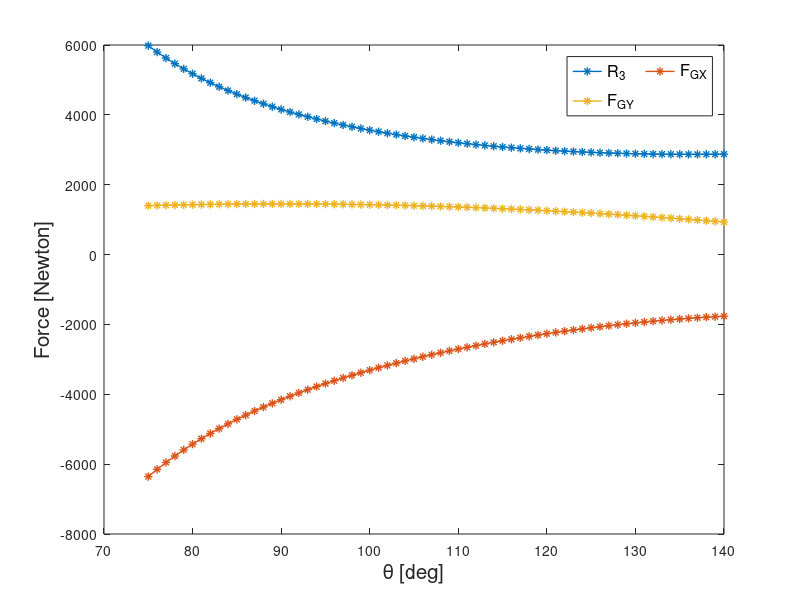
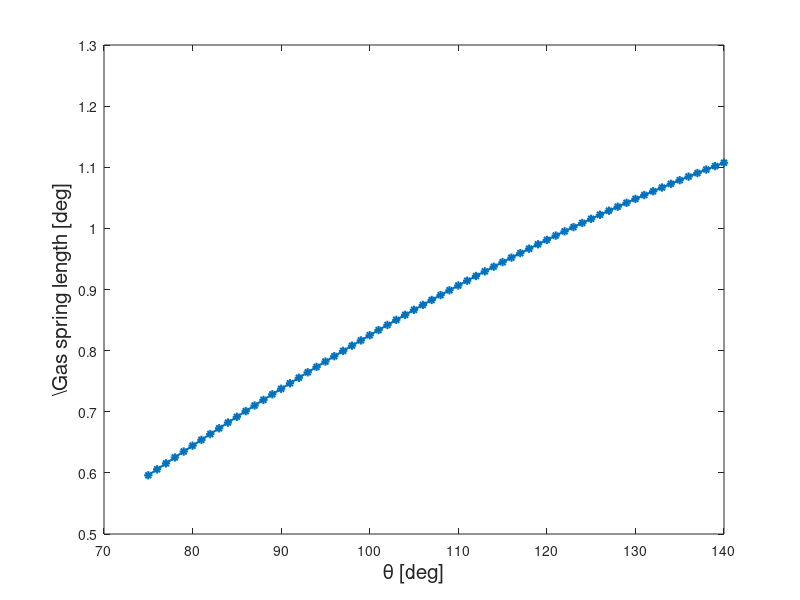
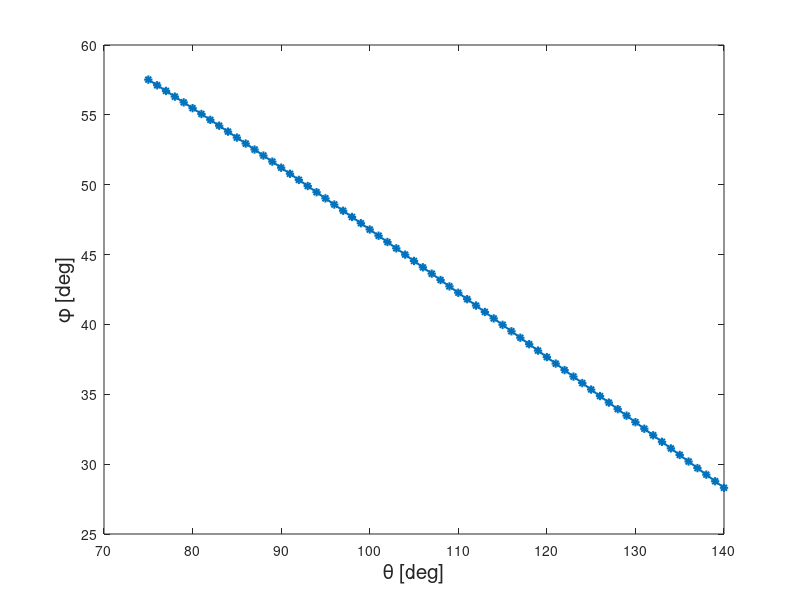
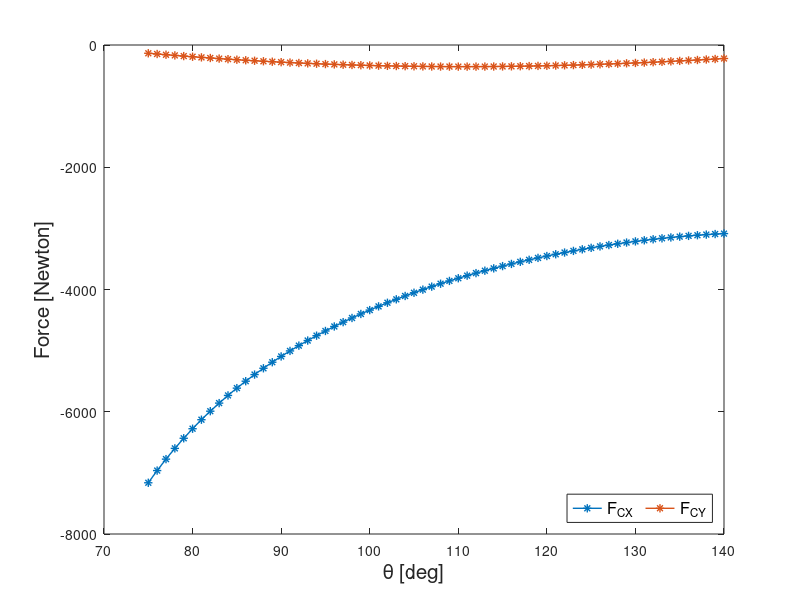

MATLAB code for these plots, in order: (Note: this script raises an error after producing the figures.)
clc
clear all
close all
%% Reaction force calculations
Link_length = 0.880;
mg = 250;
Mg = mg+1200;
Seat_offset = 0.30093;
Spring_mount_distance = 0.665;
Spring_orig_distance = 0.60978;
Spring_force = 1500;
Link_distance = 0.15207;
theta = 90+[-15:1:50];
subtend_angle = atand(110/105);
% Moment conservation about G
% Sum(M) => Link_distance x R (downward)*sine(theta-46.33) + Seat_offset x Mg
for i=1:length(theta)
    Reaction_H(i) = Seat_offset*Mg/(Link_distance*sind(theta(i)-subtend_angle));
    %Fx for top four bar connector = 0
    Force_G_X(i) = Mg*cosd(180-theta(i))-Reaction_H(i);
    %Fy for top four bar connector = 0
    Force_G_Y(i) = Mg*sind(180-theta(i));
end


figure(1)
plot(theta,Reaction_H,'*-','LineWidth',1)
hold on
plot(theta,Force_G_X,'*-','LineWidth',1)
plot(theta,Force_G_Y,'*-','LineWidth',1)
xlabel('\theta [deg]','FontSize',15);
ylabel('Force [Newton]','FontSize',15)
legend('{R_3}','F_{GX}','F_{GY}','FontSize',12,'Orientation','Horizontal','Location','northeast','NumColumns',2)
hold off
%Gas spring distances and computing instantaneous length of gas spring
Extra_angle = atand(203/575);
Instantaneous_Length_of_gas_spring = sqrt(Spring_mount_distance^2 + Spring_orig_distance^2-2*Spring_orig_distance*Spring_mount_distance*cosd(theta-Extra_angle));

figure(2)
plot(theta,Instantaneous_Length_of_gas_spring,'*-','LineWidth',1.5)
hold on
xlabel('\theta [deg]','FontSize',15);
ylabel('\Gas spring length [deg]','FontSize',15)
hold off

for i=1:length(theta)
    Phi_angle(i) = asind(Spring_orig_distance*sind(theta(i)-Extra_angle)/Instantaneous_Length_of_gas_spring(i));
end

figure(3)
plot(theta,Phi_angle,'*-','LineWidth',1.5)
hold on
xlabel('\theta [deg]','FontSize',15);
ylabel('\phi [deg]','FontSize',15)
hold off

%Internal reaction forces on the non-truss link
% Sum of force along link = 0
for i = 1:length(theta)
    Force_C_X(i) = Force_G_X(i) - Spring_force*cosd(Phi_angle(i));
    Force_C_Y(i) = Spring_force*sind(Phi_angle(i))-Force_G_Y(i);
end

figure(4)
plot(theta,Force_C_X,'*-','LineWidth',1)
hold on
plot(theta,Force_C_Y,'*-','LineWidth',1)
xlabel('\theta [deg]','FontSize',15);
ylabel('Force [Newton]','FontSize',15)
legend('F_{CX}','F_{CY}','FontSize',12,'Orientation','Horizontal','Location','southeast','NumColumns',2)
hold off

%Torque calculations
% T = mg*(L+so)-Fs*A
for i=1:length(theta)
    Torque(i) = (Mg*(Link_length*cosd(theta(i)-90)+Seat_offset)-Spring_force*Spring_mount_distance*sind(Phi_angle(i)));
    Torque1(i) = Force_G_Y(i)*Link_length-Spring_force*Spring_mount_distance*sind(Phi_angle(i));
end


%Reaction forces on A:
Lac = 0.5905;
Lad = 0.493;
for i=1:length(theta)
    Force_A_X(i) = Reaction_H(i)*cosd(theta(i)-90)+Force_C_X(i)*cosd(90-theta(i))-Force_C_Y(i)*cosd(180-theta(i));
    Force_A_Y(i) = 5000+Reaction_H(i)*sind(theta(i)-90)+Force_C_X(i)*sind(theta(i)-90)-Force_C_Y(i)*sind(180-theta(i));
    Moment_A(i) = Torque1(i)+Lac*Force_C_X(i)*sind(theta(i))+Lac*Force_C_Y(i)*sin(theta(i)-90)+Lad*Reaction_H(i)*sind(theta(i));
end




figure(5)
plot(theta,Torque,'*-','LineWidth',1)
hold on
plot(theta,Torque1,'*-','LineWidth',1)
plot(theta,Moment_A,'*-','LineWidth',1)
xlabel('\theta [deg]','FontSize',15);
ylabel('Torque [N-m]','FontSize',15)
legend('T_{theory}','T_{practical}','M_{A}','FontSize',12,'Orientation','Horizontal','Location','southeast','NumColumns',2)
hold off

figure(6)
plot(theta,Force_A_X,'*-','LineWidth',1)
hold on
plot(theta,Force_A_Y,'*-','LineWidth',1)
xlabel('\theta [deg]','FontSize',15);
ylabel('Force [N]','FontSize',15)
legend('F_{AX}','F_{AY}','FontSize',12,'Orientation','Horizontal','Location','southeast','NumColumns',2)
hold off

[stress_Cpin,pind] = pinfind(Force_C_X,Force_C_Y,3,2);             %0.9 Lx20x3
[stress_Cpin2,pind] = pinfind(Force_C_X,Force_C_Y,4,2);            %1.1 Lx20x4
[stress_Cpin1,pind] = pinfind(Force_C_X,Force_C_Y,2.0,4);          %1.8 Bx32x2.0
[stress_Cpin3,pind] = pinfind(Force_C_X,Force_C_Y,2.6,4);          %2.26 Bx32x2.6
[stress_Cpin4,pind] = pinfind(Force_C_X,Force_C_Y,3.2,4);          %2.69 Bx32x3.2
[stress_Apin,pind] = pinfind(Force_A_X,Force_A_Y,3,4);             %3mm plt
[stress_Apin2,pind] = pinfind(Force_A_X,Force_A_Y,5,4);            %5mm plt
[stress_DHpin,pind] = pinfind(Reaction_H,zeros(size(Reaction_H)),3,2);    %0.9 Lx20x3
[stress_DHpin1,pind] = pinfind(Reaction_H,zeros(size(Reaction_H)),4,2);   %1.1 Lx20x4
[stress_DHpin2,pind] = pinfind(Reaction_H,zeros(size(Reaction_H)),5,2);   %1.8 Lx25x5 
[stress_DHpin3,pind] = pinfind(Reaction_H,zeros(size(Reaction_H)),2.6,4); %2.26 Bx32x2.6

Sy = ones(size(pind))*230/6;

figure(7)
plot(pind,Sy,'LineWidth',1)
hold on
plot(pind,stress_Cpin,'LineWidth',1)
plot(pind,stress_Cpin2,'LineWidth',1)
plot(pind,stress_Cpin1,'LineWidth',1)
plot(pind,stress_Cpin3,'LineWidth',1)
plot(pind,stress_Cpin4,'LineWidth',1)
xlabel('Pin Diameter [mm]','FontSize',15);
ylabel('Stress [N/mm^{2} or MPa]','FontSize',15)
legend('\sigma_{Y}/6','\sigma_{pinG_{Lx20x3}}','\sigma_{pinG_{Lx20x4}}','\sigma_{pinG_{Bx32x2}}','\sigma_{pinG_{Bx32x2.6}}','\sigma_{pinG_{Bx32x3.2}}','FontSize',15,'Orientation','Horizontal','Location','northeast','NumColumns',3)

figure(8)
plot(pind,Sy,'LineWidth',1)
hold on
plot(pind,stress_Apin,'LineWidth',1)
plot(pind,stress_Apin2,'LineWidth',1)
xlabel('Pin Diameter [mm]','FontSize',15);
ylabel('Stress [N/mm^{2} or MPa]','FontSize',15)
legend('\sigma_{Y}/6','\sigma_{pinA_{3mm-plt}}','\sigma_{pinA_{5mm-plt}}','FontSize',15,'Orientation','Horizontal','Location','northeast','NumColumns',3)

figure(9)
plot(pind,Sy,'LineWidth',1)
hold on
plot(pind,stress_DHpin,'LineWidth',1)
plot(pind,stress_DHpin1,'LineWidth',1)
plot(pind,stress_DHpin2,'LineWidth',1)
plot(pind,stress_DHpin3,'LineWidth',1)
xlabel('Pin Diameter [mm]','FontSize',15);
ylabel('Stress [N/mm^{2} or MPa]','FontSize',15)
legend('\sigma_{Y}/6','\sigma_{pinDH_{Lx20x3}}','\sigma_{pinDH_{Lx20x4}}','\sigma_{pinDH_{Lx25x5}}','\sigma_{pinDH_{Bx32x2.6}}','FontSize',15,'Orientation','Horizontal','Location','northeast','NumColumns',3)

A_DH = [1.12,1.45,2.16,2.25,2.88];    % L20x3, L20x4, L25x5               
A_CG = [1.12,1.45,2.30,2.88,3.42];
A_AC = [12.2,8.65,9.55,10.1,8.64];    % MCP100, L 90 x 60 x 6, L 100 x 65 x 6, L 100 x 75 x 6, Box 96 x 48 x 3.20, 
for i=1:length(A_DH)
[stress_DH(i,:),Uy,mass_DH(i)] = vonmises(Reaction_H,zeros(size(Reaction_H)),A_DH(i),'MS');   %0.9 Lx20x3
end

for i=1:length(A_CG)
[stress_CG(i,:),Uy,mass_CG(i)] = vonmises(Force_C_X,Force_C_Y,A_CG(i),'MS');
end

for i=1:length(A_AC)
[stress_AC(i,:),Uy,mass_AC(i)] = vonmises(Force_A_X,Force_A_Y,A_AC(i),'MS');
end

mass_DH = mass_DH*0.950;
mass_CG = mass_CG*0.950;
mass_AC = mass_AC*0.60;

figure(10)
plot(mass_DH,62.5*ones(size(A_DH)),'LineWidth',1)
hold on
plot(mass_DH,36.25*ones(size(A_DH)),'LineWidth',1)
plot(mass_DH,stress_DH,'LineWidth',1)
xlabel('Mass [Kg]','FontSize',15);
ylabel('Stress [MPa]','FontSize',15)
legend('\sigma_{Axial_{MS}}/4','\sigma_{shear_{MS}}/4','\sigma_{Axial_{DH}}','\sigma_{Shear_{DH}}','FontSize',15,'Orientation','Horizontal','Location','northeast','NumColumns',3)


figure(11)
plot(mass_CG,62.5*ones(size(A_CG)),'LineWidth',1)
hold on
plot(mass_CG,36.25*ones(size(A_CG)),'LineWidth',1)
plot(mass_CG,stress_CG,'LineWidth',1)
xlabel('Mass [Kg]','FontSize',15);
ylabel('Stress [MPa]','FontSize',15)
legend('\sigma_{Axial_{MS}}/4','\sigma_{shear_{MS}}/4','\sigma_{Axial_{CG}}','\sigma_{Shear_{CG}}','FontSize',15,'Orientation','Horizontal','Location','northeast','NumColumns',3)

figure(12)
plot(mass_AC,Uy*ones(size(A_AC)),'LineWidth',1)
hold on
plot(mass_AC,36.25*ones(size(A_AC)),'LineWidth',1)
plot(mass_AC,stress_AC,'LineWidth',1)
xlabel('Mass [Kg]','FontSize',15);
ylabel('Stress [MPa]','FontSize',15)
legend('\sigma_{Axial_{MS}}/4','\sigma_{shear_{MS}}/4','\sigma_{Axial_{AC}}','\sigma_{Shear_{AC}}','FontSize',15,'Orientation','Horizontal','Location','northeast','NumColumns',3)


function [stress,pindia] = pinfind(Fx,Fy,Thickness,no_of_contact)

pindia = [5:1:25];
for i=1:length(Fx)
    Resultant(i) = sqrt(Fx(i)*Fx(i)+Fy(i)*Fy(i));
end

F = max(Resultant);
for i=1:length(pindia)
stress(i) = F/(no_of_contact*Thickness*pindia(i));
end

end


function [Sv,Sy1,kgm] = vonmises(Fa,Fs,A,material)
    switch material
        case 'Al'
            rho = 2630;
            G = 26;
            Sy = (230*230+130*130-230*130)/(6*G);
        case 'MS'
            rho = 7860;
            G = 77.2;
            Sy = (250*250+145*145-250*145)/(6*G);
        case 'SS'
            rho = 7920;
            G = 75;
            Sy = (260*260+150*150-260*150)/(6*G);
    end
    
    Sa = max(abs(Fa))/(A*100);
    Ss = max(abs(Fs))/(A*100);
%   Sv = (Sa*Sa+Ss*Ss-Sa*Ss)/(6*G);
    Sv = [Sa;Ss];
    Sy1 = Sy;
    kgm = rho*A*1/10000;
end


